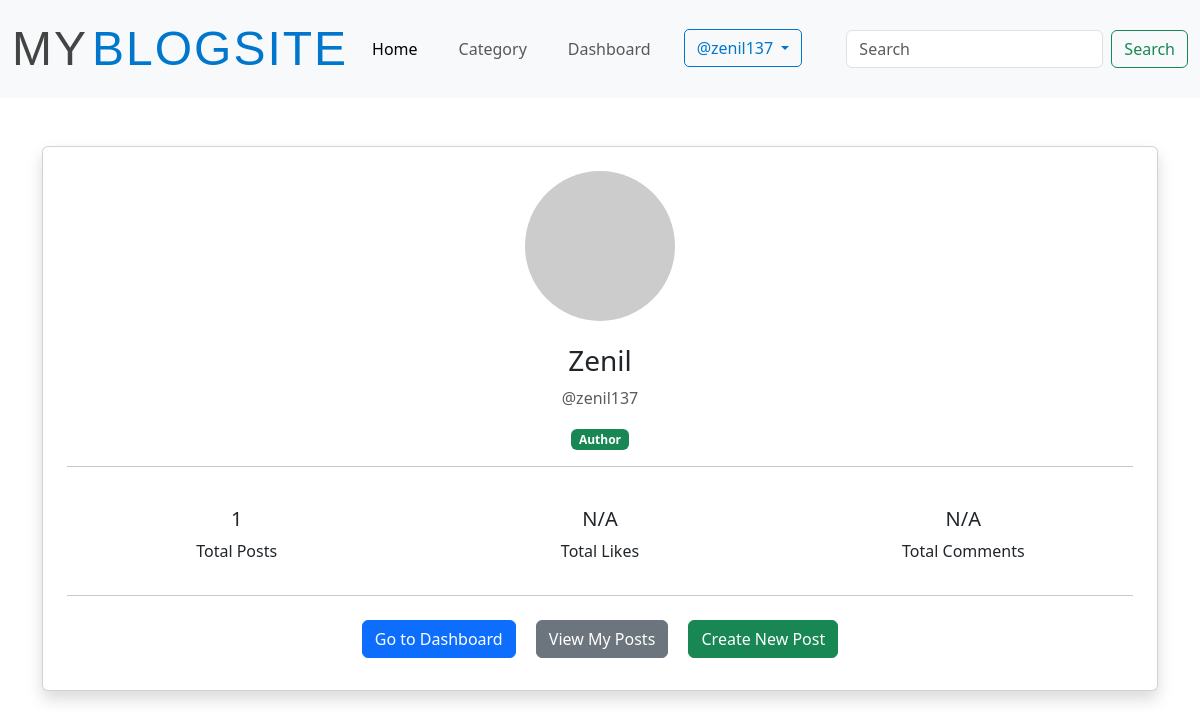
Screenshot of /profile.php (signed in) with the database file from the repository.
### tables this page shows
CREATE TABLE `users` (
  `id` int(11) NOT NULL,
  `fname` varchar(255) NOT NULL,
  `username` varchar(255) NOT NULL,
  `password` varchar(255) NOT NULL,
  `type` enum('normal','author') NOT NULL DEFAULT 'normal'
);

### profile.php (the view, shortened to what this page needs)
<?php
include_once("db_conn.php");
$user_id = $_SESSION['user_id'];
$stmt = $conn->prepare("SELECT * FROM users WHERE id = ?");
$stmt->execute([$user_id]);
$user = $stmt->fetch();
$postStmt = $conn->prepare("SELECT COUNT(*) FROM post WHERE author_id = ?");
$postStmt->execute([$user_id]);
$total_posts = $postStmt->fetchColumn();
?>
<!DOCTYPE html>
<html>
<head>
    <link href="https://cdn.jsdelivr.net/npm/bootstrap@5.3.0/dist/css/bootstrap.min.css" rel="stylesheet">
</head>
<body>
<?php include 'inc/NavBar.php'; ?>
<div class="container mt-5">
    <div class="card shadow p-4 profile-card">
        <div class="text-center">
            <img src="https://ui-avatars.com/api/?name=<?= urlencode($user['fname']) ?>&background=0088FF&color=fff" alt="Profile Picture">
            <h3 class="mt-2"><?= htmlspecialchars($user['fname']) ?></h3>
            <p class="text-muted">@<?= htmlspecialchars($user['username']) ?></p>
            <span class="badge bg-<?= ($user['type'] == 'author') ? 'success' : 'secondary' ?>">
                <?= ucfirst($user['type']) ?>
            </span>
        </div>
        <hr>
        <div class="row text-center mt-4">
            <div class="col-md-4">
                <h5><?= $total_posts ?></h5>
                <p>Total Posts</p>
            </div>
            <div class="col-md-4">
                <h5>N/A</h5>
                <p>Total Likes</p>
            </div>
            <div class="col-md-4">
                <h5>N/A</h5>
                <p>Total Comments</p>
            </div>
        </div>
        <hr>
        <div class="text-center">
            <a href="author-dashboard.php" class="btn btn-primary m-2">Go to Dashboard</a>
            <a href="my-posts.php" class="btn btn-secondary m-2">View My Posts</a>
            <a href="create-user-post.php" class="btn btn-success m-2">Create New Post</a>
        </div>
    </div>
</div>
</body>
</html>

### profile.php (style rules this page uses)
.profile-card img { width: 150px; height: 150px; object-fit: cover; border-radius: 50%; margin-bottom: 15px; }

### rows the page displays
users: fname "Zenil", username "zenil137", type "Author"

### other values shown
$_SESSION['username'] "zenil137"
$total_posts "1"
